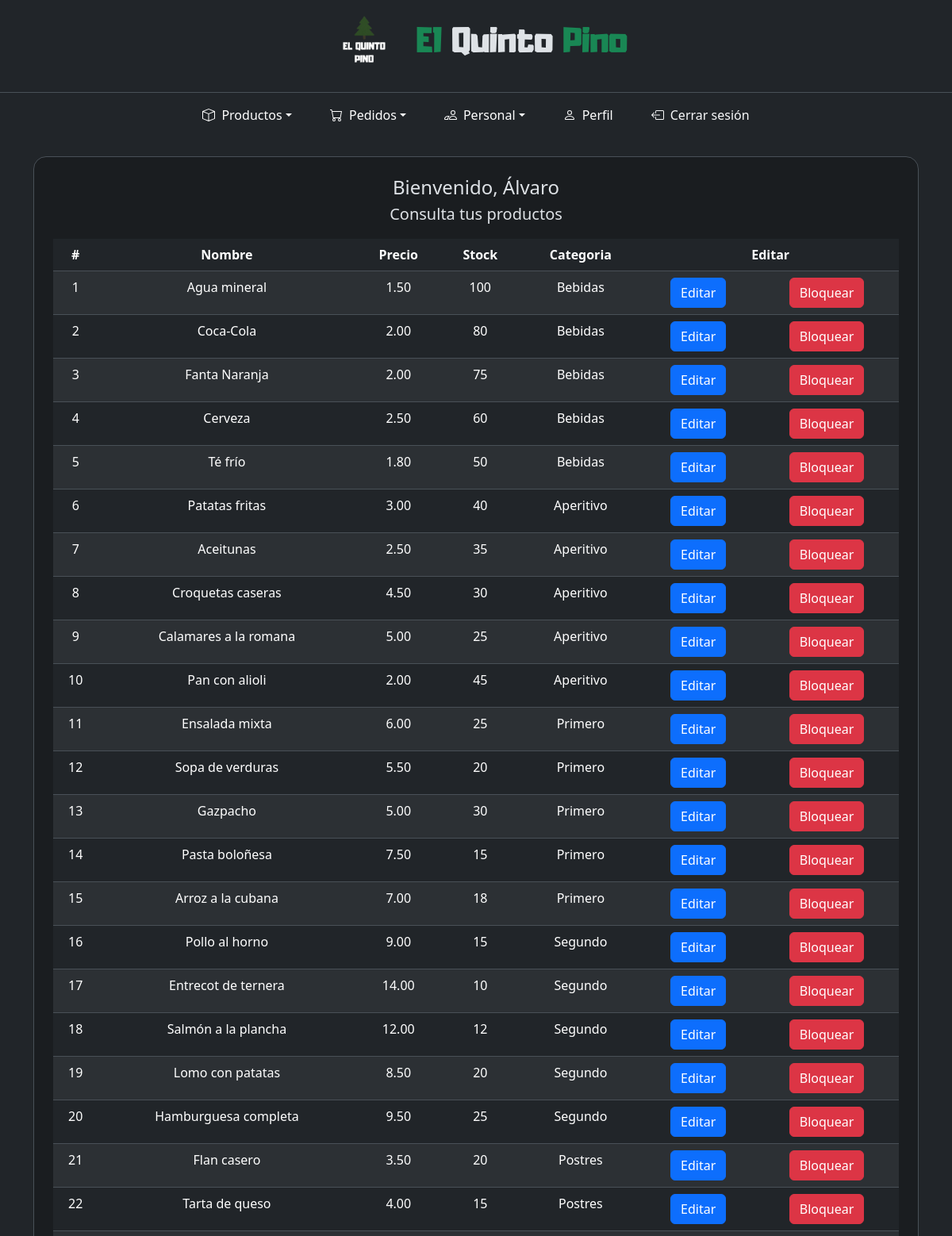
Before: /encargado/encargado.php (signed in, upper part) with the older database file.
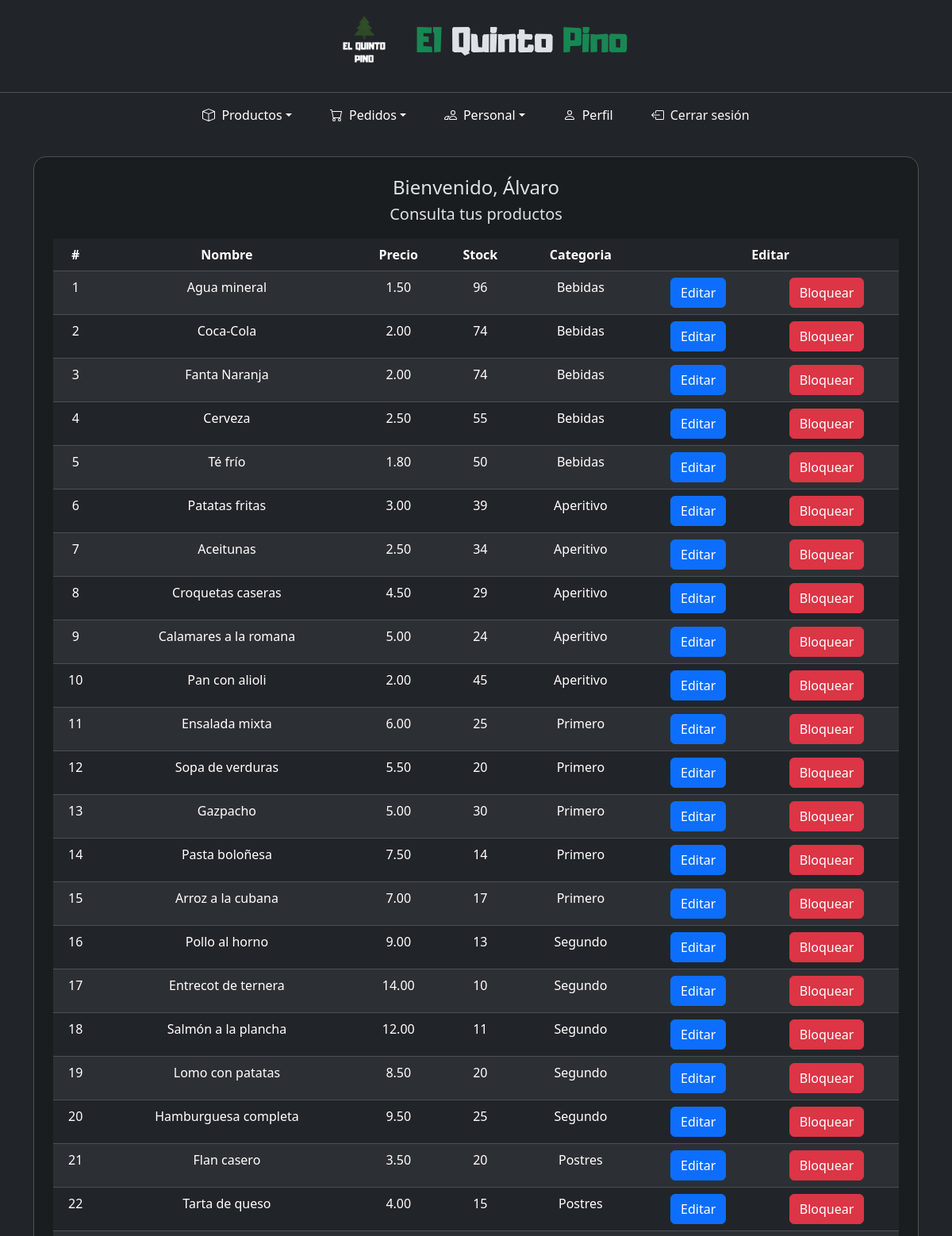
After: the same page with the newer database file.
### tables this page shows
CREATE TABLE `producto` (
  `id` int(11) NOT NULL,
  `nombre` varchar(255) NOT NULL,
  `precio` decimal(10,2) NOT NULL,
  `stock` int(11) NOT NULL,
  `estado` tinyint(1) NOT NULL,
  `categoria` int(11) NOT NULL
);

CREATE TABLE `categoria` (
  `id` int(11) NOT NULL,
  `nombre` varchar(255) NOT NULL
);

### encargado/encargado.php (the view, shortened to what this page needs)
<?php
include("../components/conexion.php");
?>
<!DOCTYPE html>
<html lang="es" data-bs-theme="dark">
<head>
    <link rel="stylesheet" href="../bootstrap/css/bootstrap.min.css" />
    <link rel="stylesheet" href="../styles.css" />
</head>
<body>
    <div class="container-fluid min-vh-100 d-flex flex-column">
        <?php
        include("../components/header.php");
        include("navbar.php");
        $usuario = $_SESSION["usuario"];
        ?>
        <main class="container my-4 flex-grow-1">
            <div class="row justify-content-center">
                <div class="col-12">
                    <section class="bg-dark-subtle border rounded-4 p-4 p-sm-4">
                        <header class="text-center mb-3">
                            <h4 class="h4 mb-1">Bienvenido, <?php echo $usuario; ?></h4>
                            <p class="lead">Consulta tus productos</p>
                        </header>
                        <section class="row justify-content-center ">
                            <div class="col-12 table-responsive">
                                <table class="table text-start text-md-center table-hover table-striped">
                                    <thead>
                                        <tr>
                                            <th class='d-none d-sm-block d-sm-'>#</th>
                                            <th>Nombre</th>
                                            <th>Precio</th>
                                            <th>Stock</th>
                                            <th>Categoria</th>
                                            <th colspan="2">Editar</th>
                                        </tr>
                                    </thead>
                                    <tbody>
                                        <?php
                                        $consulta = "SELECT * FROM producto";
                                        $result = mysqli_query($conn, $consulta);
                                        while ($row = mysqli_fetch_array($result)) {
                                            $id = $row['id'];
                                            $estado = $row["estado"];
                                            if ($estado == 1) {
                                                print("<tr>");
                                            } else {
                                                print("<tr class='table-danger'>");
                                            }
                                            print("<td class='d-none d-sm-table-cell'>");
                                            print($row['id']);
                                            print("</td>");
                                            print("<td>");
                                            print($row['nombre']);
                                            print("</td>");
                                            print("<td>");
                                            print($row['precio']);
                                            print("</td>");
                                            print("<td>");
                                            print($row['stock']);
                                            print("</td>");
                                            print("<td>");
                                            $cat = $row["categoria"];
                                            $consulta2 = "SELECT nombre FROM categoria WHERE id = '$cat'";
                                            $result2 = mysqli_query($conn, $consulta2);
                                            $row2 = mysqli_fetch_array($result2);
                                            print($row2["nombre"]);
                                            print("</td>");
                                            print("<td>");
                                            print("<a href='editarProducto.php?id=$id' class='btn btn-primary'>Editar</a>");
                                            print("</td>");
                                            print("<td class='d-none d-md-table-cell'>");
                                            if ($estado == 1) {
                                                print("<a href='bloquearProducto.php?id=$id' class='btn btn-danger'>Bloquear</a>");
                                            } else {
                                                print("<a href='desbloquearProducto.php?id=$id' class='btn btn-success'>Desloquear</a>");
                                            }
                                            print("</td>");
                                            print("</tr>");
                                        }
                                        ?>
                                    </tbody>
                                </table>
                            </div>
                        </section>
                </div>
            </div>
        </main>
    </div>
</body>
</html>

Changed rows visible on the page:
changed producto "Agua mineral": stock "100" → "96"
changed producto "Coca-Cola": stock "80" → "74"
changed producto "Fanta Naranja": stock "75" → "74"
changed producto "Cerveza": stock "60" → "55"
changed producto "Patatas fritas": stock "40" → "39"
changed producto "Aceitunas": stock "35" → "34"
changed producto "Croquetas caseras": stock "30" → "29"
changed producto "Calamares a la romana": stock "25" → "24"
changed producto "Pasta boloñesa": stock "15" → "14"
changed producto "Arroz a la cubana": stock "18" → "17"
changed producto "Pollo al horno": stock "15" → "13"
changed producto "Salmón a la plancha": stock "12" → "11"
